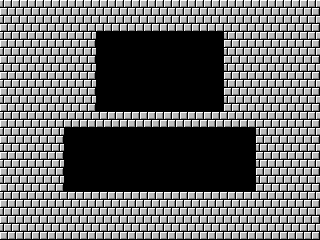

This game map was drawn from its Tiled (.tmx) file and the tilesets committed beside it. A one-line description and the full map source follow:
An orthogonal 20x15 tile map with 16x16 px tiles, 1 tile layer (level02_collision), 1 hidden layer not drawn.

<map version="1.2" tiledversion="1.2.4" orientation="orthogonal" renderorder="right-down" width="20" height="15" tilewidth="16" tileheight="16" infinite="0" nextlayerid="3" nextobjectid="1">
 <tileset firstgid="1" source="tileset_lv2.tsx" />
 <layer id="1" name="level02_map" width="20" height="15" visible="0">
  <data encoding="csv">
8,8,8,8,8,8,8,8,8,8,8,8,8,8,8,8,8,8,8,8,
8,8,8,8,8,8,8,8,8,8,8,8,8,8,8,8,8,8,8,8,
8,8,0,0,0,0,0,0,0,0,0,0,0,0,0,0,0,0,8,8,
8,8,0,0,0,0,0,0,0,0,0,0,0,0,0,0,0,0,8,8,
8,8,0,0,0,0,0,0,0,0,0,0,0,0,0,0,0,0,8,8,
8,8,0,0,0,0,0,0,0,0,0,0,0,0,0,0,0,0,8,8,
8,8,0,0,0,0,0,0,0,0,0,0,0,0,0,0,0,0,8,8,
8,8,0,0,0,0,0,0,0,0,0,0,0,0,0,0,0,0,8,8,
8,8,0,0,0,0,0,0,0,0,0,0,0,0,0,0,0,0,8,8,
8,8,0,0,0,0,0,0,0,0,0,0,0,0,0,0,0,0,8,8,
8,8,0,0,0,0,0,0,0,0,0,0,0,0,0,0,0,0,8,8,
8,8,0,0,0,0,0,0,0,0,0,0,0,0,0,0,0,0,8,8,
8,8,0,0,0,0,0,0,0,0,0,0,0,0,0,0,0,0,8,8,
39,39,39,39,39,39,39,39,39,39,39,39,39,39,39,39,39,39,39,39,
39,39,39,39,39,39,39,39,39,39,39,39,39,39,39,39,39,39,39,39
</data>
 </layer>
 <layer id="2" name="level02_collision" width="20" height="15">
  <data encoding="csv">
8,8,8,8,8,8,8,8,8,8,8,8,8,8,8,8,8,8,8,8,
8,8,8,8,8,8,8,8,8,8,8,8,8,8,8,8,8,8,8,8,
8,8,8,8,8,8,0,0,0,0,0,0,0,0,8,8,8,8,8,8,
8,8,8,8,8,8,0,0,0,0,0,0,0,0,8,8,8,8,8,8,
8,8,8,8,8,8,0,0,0,0,0,0,0,0,8,8,8,8,8,8,
8,8,8,8,8,8,0,0,0,0,0,0,0,0,8,8,8,8,8,8,
8,8,8,8,8,8,0,0,0,0,0,0,0,0,8,8,8,8,8,8,
8,8,8,8,8,8,8,8,8,8,8,8,8,8,8,8,8,8,8,8,
8,8,8,8,0,0,0,0,0,0,0,0,0,0,0,0,8,8,8,8,
8,8,8,8,0,0,0,0,0,0,0,0,0,0,0,0,8,8,8,8,
8,8,8,8,0,0,0,0,0,0,0,0,0,0,0,0,8,8,8,8,
8,8,8,8,0,0,0,0,0,0,0,0,0,0,0,0,8,8,8,8,
8,8,8,8,8,8,8,8,8,8,8,8,8,8,8,8,8,8,8,8,
8,8,8,8,8,8,8,8,8,8,8,8,8,8,8,8,8,8,8,8,
8,8,8,8,8,8,8,8,8,8,8,8,8,8,8,8,8,8,8,8
</data>
 </layer>
</map>